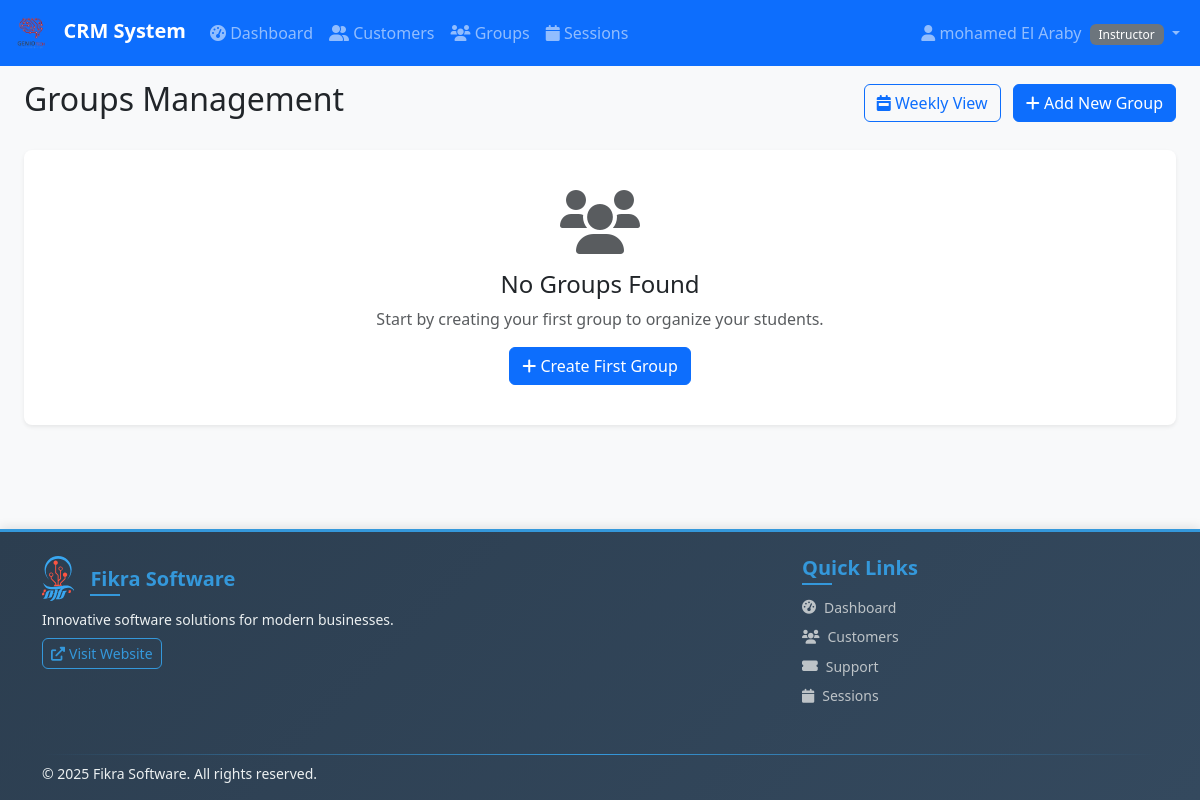
The app's page /groups (signed in), older data.
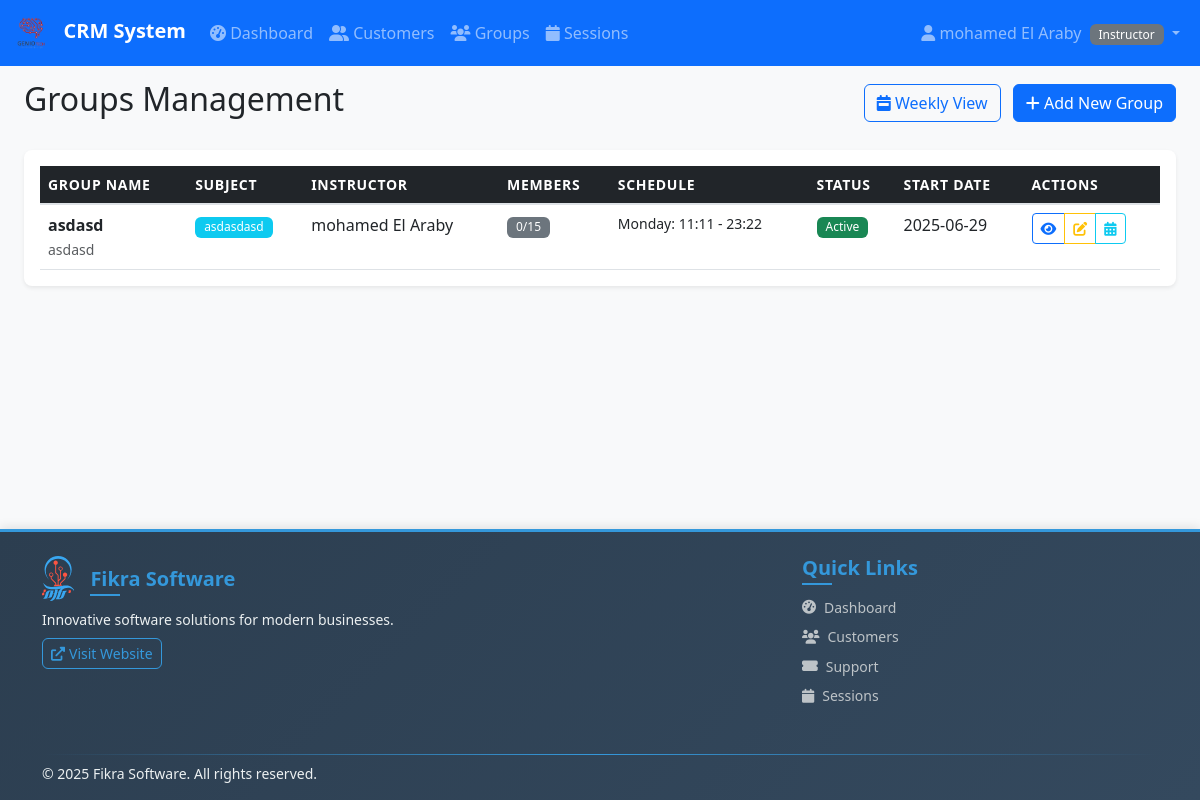
The same page, newer data.
### app.py (models this page shows)
class User(UserMixin, db.Model):
    id = db.Column(db.Integer, primary_key=True)
    username = db.Column(db.String(80), unique=True, nullable=False)
    email = db.Column(db.String(120), unique=True, nullable=False)
    password_hash = db.Column(db.String(120), nullable=False)
    role = db.Column(db.String(20), nullable=False)  # admin, instructor, customer_service
    first_name = db.Column(db.String(50), nullable=False)
    last_name = db.Column(db.String(50), nullable=False)
    created_at = db.Column(db.DateTime, default=datetime.utcnow)
    is_active = db.Column(db.Boolean, default=True)

class Group(db.Model):
    id = db.Column(db.Integer, primary_key=True)
    name = db.Column(db.String(100), nullable=False)
    subject = db.Column(db.String(100), nullable=False)
    description = db.Column(db.Text)
    instructor_id = db.Column(db.Integer, db.ForeignKey('user.id'), nullable=False)
    category_id = db.Column(db.Integer, db.ForeignKey('course_category.id'))
    max_students = db.Column(db.Integer, default=15)
    status = db.Column(db.String(20), default='active')  # active, inactive, completed
    start_date = db.Column(db.Date, nullable=False)
    end_date = db.Column(db.Date)
    created_at = db.Column(db.DateTime, default=datetime.utcnow)
    notes = db.Column(db.Text)
    instructor = db.relationship('User', backref='instructor_groups')
    category = db.relationship('CourseCategory', backref='category_groups')

class GroupSchedule(db.Model):
    id = db.Column(db.Integer, primary_key=True)
    group_id = db.Column(db.Integer, db.ForeignKey('group.id'), nullable=False)
    day_of_week = db.Column(db.String(10), nullable=False)  # monday, tuesday, etc.
    start_time = db.Column(db.Time, nullable=False)
    end_time = db.Column(db.Time, nullable=False)
    location = db.Column(db.String(100))
    created_at = db.Column(db.DateTime, default=datetime.utcnow)
    group = db.relationship('Group', backref='schedules')

### app.py (the view)
@app.route('/groups')
@login_required
def groups():
    if current_user.role == 'instructor':
        groups = Group.query.filter_by(instructor_id=current_user.id).all()
    else:
        groups = Group.query.all()
    for group in groups:
        group.member_count = GroupMember.query.filter_by(group_id=group.id, status='active').count()
    return render_template('groups.html', groups=groups)

### app.py (called while the page is built)
@login_manager.user_loader
def load_user(user_id):
    return User.query.get(int(user_id))

### templates/groups.html (shortened to what this page needs)
{% extends "base.html" %}
{% block content %}
<div class="container-fluid">
    <div class="row">
        <div class="col-12">
            <div class="d-flex justify-content-between align-items-center mb-4">
                <h2>Groups Management</h2>
                <div>
                    <a href="{{ url_for('groups_weekly') }}" class="btn btn-outline-primary me-2">
                        <i class="fas fa-calendar-week"></i> Weekly View
                    </a>
                    <a href="{{ url_for('add_group') }}" class="btn btn-primary">
                        <i class="fas fa-plus"></i> Add New Group
                    </a>
                </div>
            </div>
            {% if groups %}
            <div class="card">
                <div class="card-body">
                    <div class="table-responsive">
                        <table class="table table-hover">
                            <thead class="table-dark">
                                <tr>
                                    <th>Group Name</th>
                                    <th>Subject</th>
                                    <th>Instructor</th>
                                    <th>Members</th>
                                    <th>Schedule</th>
                                    <th>Status</th>
                                    <th>Start Date</th>
                                    <th>Actions</th>
                                </tr>
                            </thead>
                            <tbody>
                                {% for group in groups %}
                                <tr>
                                    <td>
                                        <strong>{{ group.name }}</strong>
                                        {% if group.description %}
                                        <br><small class="text-muted">{{ group.description[:50] }}</small>
                                        {% endif %}
                                    </td>
                                    <td>
                                        <span class="badge bg-info">{{ group.subject }}</span>
                                    </td>
                                    <td>{{ group.instructor.first_name }} {{ group.instructor.last_name }}</td>
                                    <td>
                                        <span class="badge bg-secondary">{{ group.member_count }}/{{ group.max_students
                                            }}</span>
                                    </td>
                                    <td>
                                        {% for schedule in group.schedules %}
                                        <small class="d-block">
                                            {{ schedule.day_of_week.title() }}: {{ schedule.start_time.strftime('%H:%M')
                                            }} - {{ schedule.end_time.strftime('%H:%M') }}
                                        </small>
                                        {% endfor %}
                                    </td>
                                    <td>
                                        {% if group.status == 'active' %}
                                        <span class="badge bg-success">Active</span>
                                        {% elif group.status == 'inactive' %}
                                        <span class="badge bg-warning">Inactive</span>
                                        {% else %}
                                        <span class="badge bg-secondary">{{ group.status.title() }}</span>
                                        {% endif %}
                                    </td>
                                    <td>{{ group.start_date.strftime('%Y-%m-%d') }}</td>
                                    <td>
                                        <div class="btn-group btn-group-sm" role="group">
                                            <a href="{{ url_for('group_detail', group_id=group.id) }}"
                                                class="btn btn-outline-primary" title="View Details">
                                                <i class="fas fa-eye"></i>
                                            </a>
                                            <a href="{{ url_for('edit_group', group_id=group.id) }}"
                                                class="btn btn-outline-warning" title="Edit">
                                                <i class="fas fa-edit"></i>
                                            </a>
                                            <a href="{{ url_for('group_sessions', group_id=group.id) }}"
                                                class="btn btn-outline-info" title="Sessions">
                                                <i class="fas fa-calendar-alt"></i>
                                            </a>
                                        </div>
                                    </td>
                                </tr>
                                {% endfor %}
                            </tbody>
                        </table>
                    </div>
                </div>
            </div>
            {% else %}
            <div class="card">
                <div class="card-body text-center">
                    <div class="py-4">
                        <i class="fas fa-users fa-4x text-muted mb-3"></i>
                        <h4>No Groups Found</h4>
                        <p class="text-muted">Start by creating your first group to organize your students.</p>
                        <a href="{{ url_for('add_group') }}" class="btn btn-primary">
                            <i class="fas fa-plus"></i> Create First Group
                        </a>
                    </div>
                </div>
            </div>
            {% endif %}
        </div>
    </div>
</div>
{% endblock %}

### templates/base.html (shortened to what this page needs)
<!DOCTYPE html>
<html lang="en">
<head>
    <link href="https://cdn.jsdelivr.net/npm/bootstrap@5.3.0/dist/css/bootstrap.min.css" rel="stylesheet">
    <link href="https://cdnjs.cloudflare.com/ajax/libs/font-awesome/6.0.0/css/all.min.css" rel="stylesheet">
    <link href="{{ url_for('static', filename='css/style.css') }}" rel="stylesheet">
</head>
<body>
    {% if current_user.is_authenticated %}
    <nav class="navbar navbar-expand-lg navbar-dark bg-primary">
        <div class="container-fluid">
            <a class="navbar-brand" href="{{ url_for('dashboard') }}">
                <img src="{{ url_for('static', filename='images/GENIOTECH.png') }}" alt="GENIO TECH" height="40"
                    class="me-2">
                CRM System
            </a>
            <div class="collapse navbar-collapse" id="navbarNav">
                <ul class="navbar-nav me-auto">
                    <li class="nav-item">
                        <a class="nav-link" href="{{ url_for('dashboard') }}">
                            <i class="fas fa-tachometer-alt"></i> Dashboard
                        </a>
                    </li>
                    <li class="nav-item">
                        <a class="nav-link" href="{{ url_for('customers') }}">
                            <i class="fas fa-user-friends"></i> Customers
                        </a>
                    </li>
                    <li class="nav-item">
                        <a class="nav-link" href="{{ url_for('groups') }}">
                            <i class="fas fa-users"></i> Groups
                        </a>
                    </li>
                    {% if current_user.role in ['instructor', 'admin'] %}
                    <li class="nav-item">
                        <a class="nav-link" href="{{ url_for('sessions') }}">
                            <i class="fas fa-calendar"></i> Sessions
                        </a>
                    </li>
                    {% endif %}
                </ul>
                <ul class="navbar-nav">
                    <li class="nav-item dropdown">
                        <a class="nav-link dropdown-toggle" href="#" role="button" data-bs-toggle="dropdown">
                            <i class="fas fa-user"></i> {{ current_user.first_name }} {{ current_user.last_name }}
                            <span class="badge bg-secondary ms-1">{{ current_user.role.title() }}</span>
                        </a>
                    </li>
                </ul>
            </div>
        </div>
    </nav>
    {% endif %}
    <main class="{% if current_user.is_authenticated %}container-fluid mt-4{% endif %}">
        {% block content %}{% endblock %}
    </main>
    <footer class="footer">
        <div class="container">
            <div class="row justify-content-between">
                <div class="col-lg-6 col-md-6 mb-3">
                    <div class="d-flex align-items-center mb-2">
                        <h5 class="mb-0">Fikra Software</h5>
                    </div>
                    <p class="mb-2">Innovative software solutions for modern businesses.</p>
                    <a href="https://fikra.solutions/" target="_blank" class="btn btn-outline-primary btn-sm">
                        <i class="fas fa-external-link-alt me-1"></i> Visit Website
                    </a>
                </div>
                <div class="col-lg-4 col-md-6 mb-3">
                    <h5>Quick Links</h5>
                    <ul class="list-unstyled">
                        <li class="mb-2"><a
                                href="{{ url_for('dashboard') if current_user.is_authenticated else url_for('login') }}"><i
                                    class="fas fa-tachometer-alt me-2"></i>Dashboard</a></li>
                        <li class="mb-2"><a
                                href="{{ url_for('customers') if current_user.is_authenticated else '#' }}"><i
                                    class="fas fa-users me-2"></i>Customers</a></li>
                        <li class="mb-2"><a href="{{ url_for('tickets') if current_user.is_authenticated else '#' }}"><i
                                    class="fas fa-ticket-alt me-2"></i>Support</a></li>
                        <li class="mb-2"><a
                                href="{{ url_for('sessions') if current_user.is_authenticated else '#' }}"><i
                                    class="fas fa-calendar me-2"></i>Sessions</a></li>
                    </ul>
                </div>
            </div>
            <div class="footer-divider"></div>
            <div class="row align-items-center">
                <div class="col-md-8">
                    <p class="mb-0">© <span id="current-year"></span> Fikra Software. All rights reserved.</p>
                </div>
            </div>
        </div>
    </footer>
</body>
</html>

### static/css/style.css (style rules this page uses)
body { font-family: "Segoe UI", Tahoma, Geneva, Verdana, sans-serif; background-color: #f8f9fa; }
.navbar-brand { font-weight: bold; font-size: 1.25rem; }
.navbar-nav .nav-link { font-weight: 500; transition: color 0.2s ease; }
.card { border: none; border-radius: 0.5rem; box-shadow: 0 0.125rem 0.25rem rgba(0, 0, 0, 0.075); transition: all 0.15s ease-in-out; }
.btn { border-radius: 0.375rem; font-weight: 500; transition: all 0.15s ease-in-out; }
.btn-group .btn { border-radius: 0.25rem; }
.table { margin-bottom: 0; }
.table thead th { border-top: none; border-bottom: 2px solid #dee2e6; font-weight: 600; text-transform: uppercase; font-size: 0.875rem; letter-spacing: 0.05em; }
.badge { font-size: 0.75em; font-weight: 500; padding: 0.375em 0.75em; }
.footer { background: linear-gradient(135deg, #2c3e50 0%, #34495e 100%); color: #ecf0f1; font-size: 0.875rem; box-shadow: 0 -2px 10px rgba(0, 0, 0, 0.1); }
.footer h5 { color: #3498db; font-weight: 600; margin-bottom: 1rem; position: relative; }
.footer h5::after { content: ""; position: absolute; bottom: -5px; left: 0; width: 30px; height: 2px; background: #3498db; }
.footer .fikra-logo { height: 45px; width: auto; transition: transform 0.3s ease, filter 0.3s ease; filter: brightness(1.1); }
.footer a { text-decoration: none; color: #bdc3c7; transition: all 0.3s ease; display: inline-flex; align-items: center; }
.footer .btn-outline-primary { border-color: #3498db; color: #3498db; transition: all 0.3s ease; }

### templates/base.html (style rules this page uses)
body { padding-top: 56px; display: flex; flex-direction: column; min-height: 100vh; }
.navbar { position: fixed; top: 0; width: 100%; z-index: 1030; }
.footer { background-color: #2c3e50; color: #ecf0f1; margin-top: auto; padding: 1.5rem 0 1rem 0; border-top: 3px solid #3498db; }
.footer h5 { color: #3498db; font-weight: 600; margin-bottom: 1rem; }
.footer a { color: #bdc3c7; text-decoration: none; transition: color 0.3s ease; }
.fikra-logo { height: 32px; width: auto; transition: transform 0.3s ease; }
main { flex: 1; padding-bottom: 2rem; }
.footer-divider { height: 1px; background: linear-gradient(to right, transparent, #3498db, transparent); margin: 1rem 0 0.5rem 0; }

Row changes from the older to the newer data that the page shows:
added Group: name "asdasd", description "asdasd", subject "asdasdasd", instructor.first_name "mohamed", instructor.last_name "El Araby", member_count "0", max_students "15", status "Active", start_date "2025-06-29"
added GroupSchedule: day_of_week "Monday", start_time "11:11", end_time "23:22"
Text that changed along with them:
text no longer shown: "No Groups Found Start by creating your first group to organize your students. Create First Group"
text now shown: "GROUP NAME SUBJECT INSTRUCTOR MEMBERS SCHEDULE STATUS START DATE ACTIONS"
